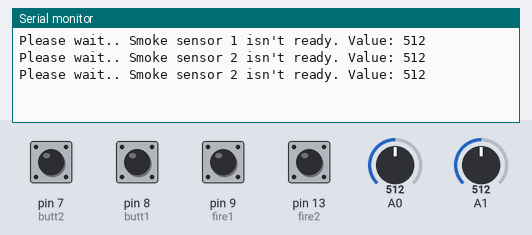
This sketch was run on a simulated Arduino Uno, built with avr-gcc and run on an emulated ATmega328P. Shown: the last lines printed to the serial monitor. Inputs (shaded band) come from the test bench; at power-on: pin 7 (butt2), pin 8 (butt1), pin 9 (fire1), pin 13 (fire2) HIGH, A0 = 512, A1 = 512.

Above: at 6.8 s.
6.9 s: A0 set to 412
At 9.5 s:
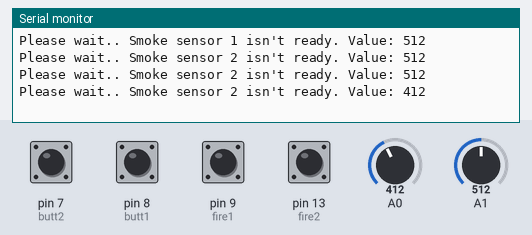
11.4 s: A0 set to 385
At 15.16 s:
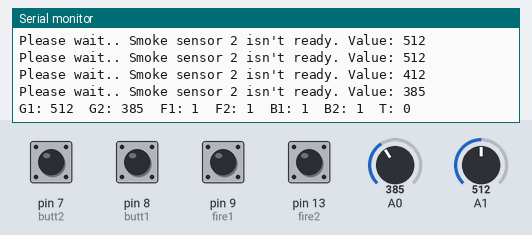
16.9 s: A0 set to 110
At 16.97 s:
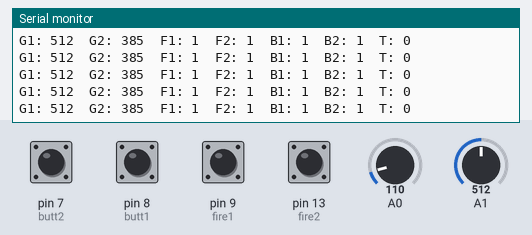
25.5 s: A0 set to 89
At 25.62 s:
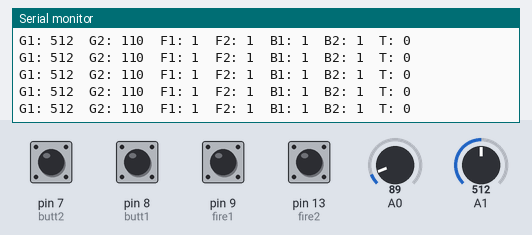
34.5 s: A0 set to 989
At 35.1 s:
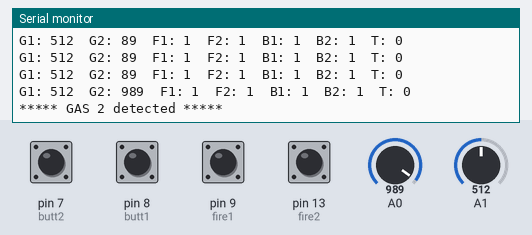
43.1 s: A0 set to 1007
At 43.23 s:
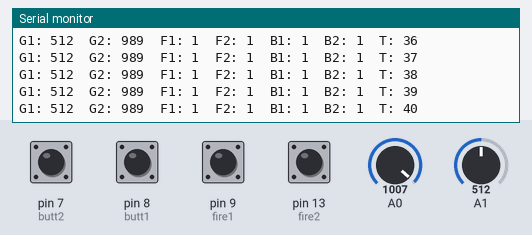
Timing chart, 0 to 46.1 s (numbered marks = the images above; inputs shaded):
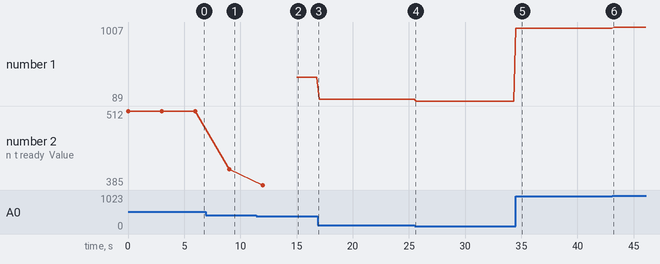

The sketch:

LFtransmitter.ino
```cpp
#include <SoftwareSerial.h>

#define fire1 9
#define fire2 13
#define butt1 8
#define butt2 7

SoftwareSerial bt(10, 11);

int adc1 = 1000, adc2 = 1000, timer = 0;
bool flag = false;

void setup() {
  Serial.begin(9600);
  bt.begin(9600);

  pinMode(fire1, INPUT_PULLUP);
  pinMode(fire2, INPUT_PULLUP);
  pinMode(butt1, INPUT_PULLUP);
  pinMode(butt2, INPUT_PULLUP);

  while(adc1 > 700){
    adc1 = analogRead(A1);
    Serial.println((String)"Please wait.. Smoke sensor 1 isn't ready. Value: " + adc1);
    delay(3000);
  }
  while(adc2 > 400){
    adc2 = analogRead(A0);
    Serial.println((String)"Please wait.. Smoke sensor 2 isn't ready. Value: " + adc2);
    delay(3000);
  }
}

void loop() {
  readSensor();
  if(flag) timer++;

  if(timer > 200) {
    timer = 0;
    flag = false;
  }
}

void readSensor(){
  adc1 = analogRead(A1);
  adc2 = analogRead(A0);

   //-------------------------------------------------------
  Serial.println((String)"G1: " + adc1
                     + "\tG2: " + adc2
                     + "\tF1: " + digitalRead(fire1)
                     + "\tF2: " + digitalRead(fire2)
                     + "\tB1: " + digitalRead(butt1)
                     + "\tB2: " + digitalRead(butt2)
                     + "\tT: " + timer);
  //---------------------------------------------------------

  if(flag == false){
    if(adc1 > 800){
      bt.print("1");
      Serial.println("***** GAS 1 detected *****");
      delay(500);
      flag = true;
    }
    if(adc2 > 800){
      bt.print("4");
      Serial.println("***** GAS 2 detected *****");
      delay(500);
      flag = true;
    }
    if(!digitalRead(fire1)){
      bt.print("2");
      Serial.println("***** Fire 1 detected *****");
      delay(500);
      flag = true;
    }
    if(!digitalRead(fire2)){
      bt.print("5");
      Serial.println("***** Fire 2 detected *****");
      delay(500);
      flag = true;
    }
    if(!digitalRead(butt1)){
      bt.print("3");
      Serial.println("***** Butt 1 detected *****");
      delay(500);
      flag = true;
    }
    if(!digitalRead(butt2)){
      bt.print("6");
      Serial.println("***** Butt 2 detected *****");
      delay(500);
      flag = true;
    }
  }
  delay(200);
}
```

Measured:
- the behaviour switches between 401 and 400 on A0 (found by bisection; images 1 and 2)
- the behaviour switches between 999 and 1000 on A0 (found by bisection; images 5 and 6)
- after the input at 6.9 s, the serial monitor: prints a new line after 2.1 s (image 1)
- after the input at 11.4 s, the serial monitor: prints a new line after 0.60 s (image 2)
- after the input at 34.5 s, the serial monitor: prints a new line at once (image 5)
- plotted number 1: 385 → 110 after the input at 16.9 s, 110 → 89 after the input at 25.5 s, 89 → 989 after the input at 34.5 s, 989 → 1007 after the input at 43.1 s
- plotted number 2: 512 → 412 after the input at 6.9 s, 412 → 385 after the input at 11.4 s
